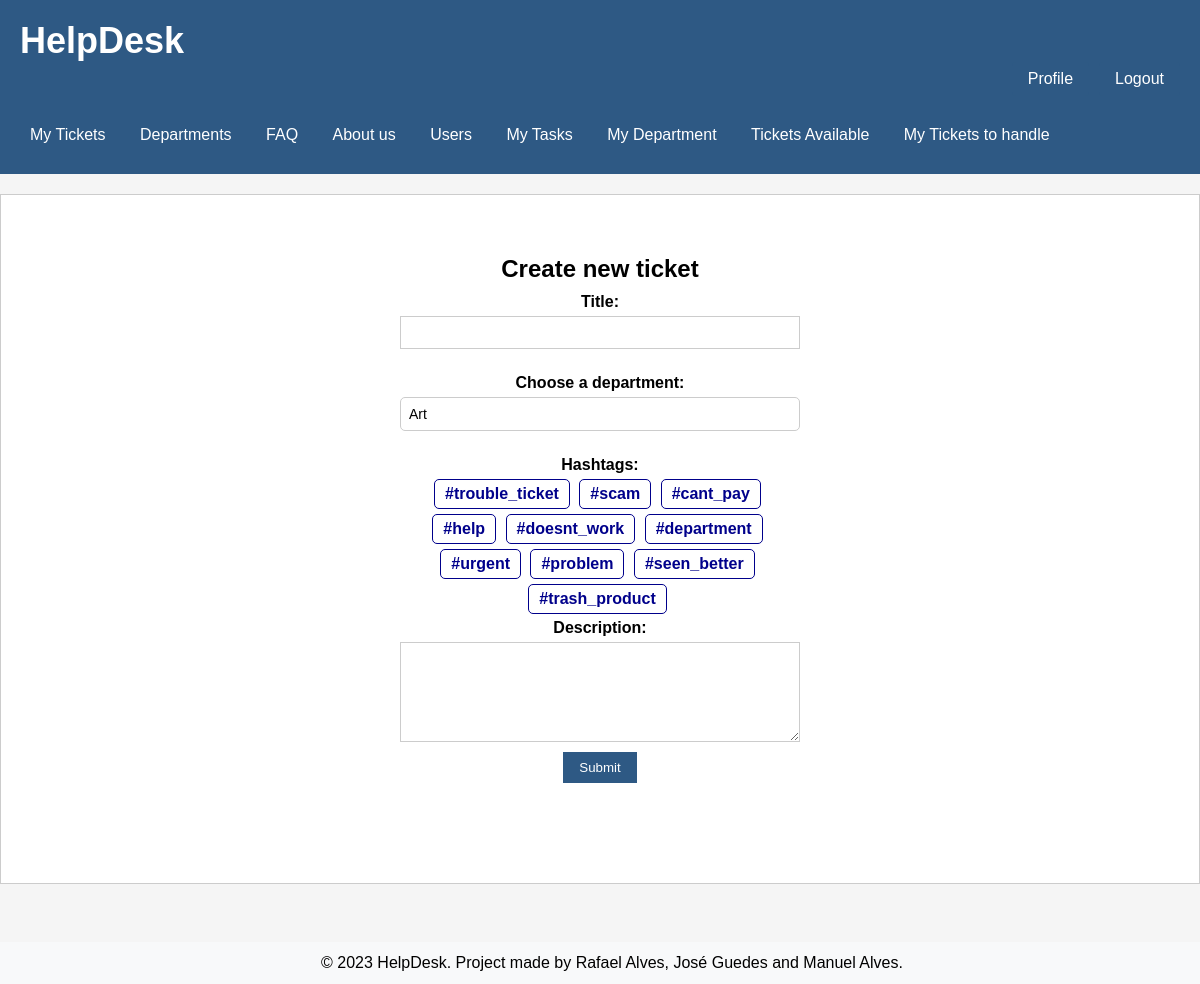
The app's page /pages/novo_ticket.php (signed in) with its own data.
### tables this page shows
CREATE TABLE Hashtag (
    id INTEGER PRIMARY KEY AUTOINCREMENT,
    tag varchar(255) NOT NULL UNIQUE
);

### database/department.class.php (called while the page is built, shortened)
<?php
  class Department {
    static function getAll(PDO $db){
      $stmt = $db->prepare('
        SELECT id, name
        FROM Department
        ORDER by name ASC
      ');
      $stmt->execute();
      $row = $stmt->fetchAll(PDO::FETCH_ASSOC);
      return $row;
    }
  }
?>

### actions/getAll_departments.php (called while the page is built, shortened)
<?php
require_once(__DIR__ . '/../database/connection.db.php');
require_once(__DIR__ . '/../database/department.class.php');
$departments = Department::getAll($dbh);
?>

### database/hashtag.class.php (called while the page is built, shortened)
<?php
  class Hashtag {
    static function getAll(PDO $db){
        $stmt = $db->prepare('
          SELECT id, tag
          FROM Hashtag
        ');
        $stmt->execute();
        $row = $stmt->fetchAll(PDO::FETCH_ASSOC);
        return $row;
      }
  }

### actions/getAll_hashtags.php (called while the page is built, shortened)
<?php
require_once(__DIR__ . '/../database/connection.db.php');
require_once(__DIR__ . '/../database/hashtag.class.php');
$hashtags = Hashtag::getAll($dbh);
?>

### pages/novo_ticket.php (the view, shortened to what this page needs)
<?php
require_once(__DIR__ . '/../templates/header.tpl.php');
require_once(__DIR__ . '/../templates/footer.tpl.php');
?>
<div class="ticket-form">
    <h2>Create new ticket</h2>
    <form action="/actions/processar_ticket.php" method="post">
        <label for="title">Title:</label>
        <input type="text" id="title" name="title" required>
        <label for="department">Choose a department:</label>
        <select name="department" id="department" required>
            <?php
            require_once(__DIR__ . '/../actions/getAll_departments.php');
            for ($i = 0; $i < count($departments); $i++) {
                ?>
                <option value="<?= $departments[$i]['id'] ?>"><?= $departments[$i]['name'] ?></option>
                <?php
            }
            ?>
        </select>
        <label for="hashtags">Hashtags:</label>
        <div id="hashtag-container">
            <?php
            require_once(__DIR__ . '/../actions/getAll_hashtags.php');
            for ($i = 0; $i < count($hashtags); $i++) {
                ?>
                <label for="hashtag<?= $i ?>" class="hashtag-label"><?= $hashtags[$i]['tag'] ?></label>
                <?php
            }
            ?>
        </div>
        <label for="description">Description:</label>
        <textarea id="description" name="description" required></textarea>
        <input type="submit" value="Submit">
    </form>
</div>

### css/style.css (style rules this page uses)
body { position: relative; margin: 0; padding: 0; font-family: Arial, sans-serif; background-color: #f5f5f5; min-height: 100%; padding-bottom: 5rem; }
form { display: flex; flex-direction: column; }
label { margin-bottom: 5px; font-weight: bold; }
.ticket-form { text-align: center; max-width: 400px; margin: 0 auto; margin-bottom: 20px; }
.ticket-form h2 { font-size: 24px; margin-bottom: 10px; }
.ticket-form form { display: flex; flex-direction: column; align-items: center; }
.ticket-form label { display: block; margin-bottom: 5px; font-weight: bold; }
.ticket-form input[type="text"], .ticket-form select, .ticket-form textarea { width: 100%; padding: 8px; border: 1px solid #ccc; box-sizing: border-box; margin-bottom: 10px; }
.ticket-form input[type="submit"] { padding: 8px 16px; background-color: #2E5984; color: white; border: none; text-decoration: none; cursor: pointer; }
body>main>div>form>label:nth-child(3) { display: block; margin-top: 10px; padding-top: 5px; }
body>main>div>form>label:nth-child(5) { display: block; margin-top: 10px; padding-top: 5px; }
h2 { font-size: 24px; margin: 0 0 10px; }
h2:last-of-type { margin-top: 40px; }
textarea { width: 100%; height: 100px; margin-bottom: 10px; }
div:first-of-type { background: #fff; }
select { appearance: none; -webkit-appearance: none; -moz-appearance: none; background-color: #fff; border: 1px solid #ccc; padding: 5px 10px; border-radius: 5px; font-size: 14px; width: 200px; }
.ticket-form .hashtag-label { display: inline-block; margin-right: 5px; margin-bottom: 5px; padding: 5px 10px; border: 1px solid #00008B; border-radius: 5px; color: #00008B; cursor: pointer; }
.hashtag-label { display: inline-block; margin-right: 5px; margin-bottom: 5px; padding: 2px 8px; border: 1px solid #00008B; border-radius: 5px; color: #00008B; cursor: pointer; }

### records on screen
hashtag: tag "#trouble_ticket"
hashtag: tag "#scam"
hashtag: tag "#cant_pay"
hashtag: tag "#help"
hashtag: tag "#doesnt_work"
hashtag: tag "#department"
hashtag: tag "#urgent"
hashtag: tag "#problem"
hashtag: tag "#seen_better"
hashtag: tag "#trash_product"

### other values on screen
form field department "Art"
